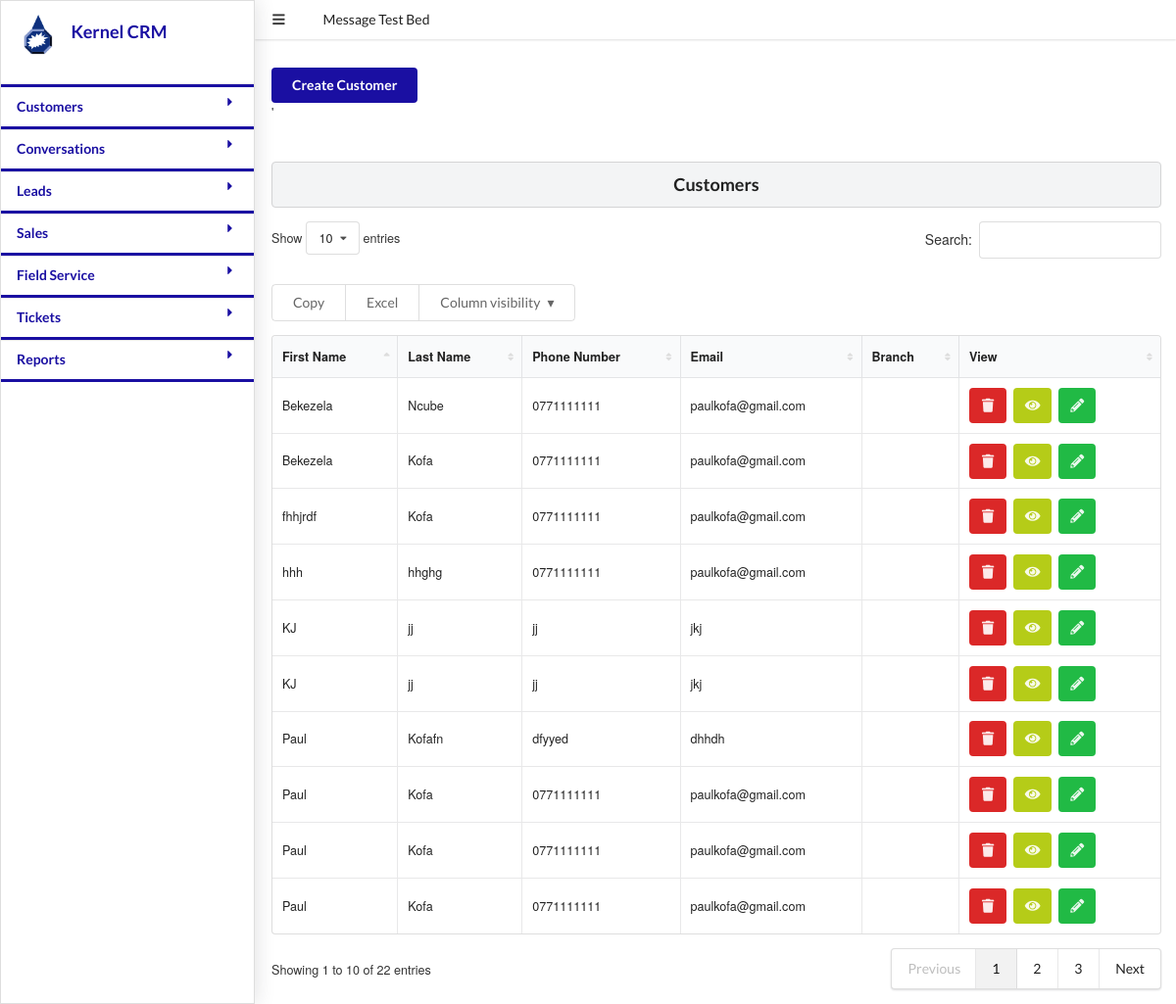
The page /customers/all/ on the database its author committed.
### crmapp/models.py (models this page shows, shortened)
class Persona(models.Model):
	first_name = models.CharField(max_length=200)
	last_name = models.CharField(max_length=200)
	email = models.CharField(max_length=200)
	phone = models.CharField(max_length=200)
	date_added = models.DateTimeField(auto_now=True)

class Customer(Persona):
	category = models.CharField(choices=customer_categories,max_length=100)
	intrests = models.ManyToManyField(Intrest)

class Persona(models.Model):
	first_name = models.CharField(max_length=200)
	last_name = models.CharField(max_length=200)
	email = models.CharField(max_length=200)
	phone = models.CharField(max_length=200)
	date_added = models.DateTimeField(auto_now=True)

### crmapp/views.py (the view)
# urls.py: path('customers/<str:slug>/' ,views.Customerhandler,name='customer_list'),
def Customerhandler(request,slug):
	template=loader.get_template('crmapp/customer_list.html')
	if slug == "all":
		customer_list=Customer.objects.all()
	else:
		customer_list = Customer.objects.filter(category=slug)
	context = {'customer_list':customer_list}
	return HttpResponse(template.render(context,request))

### crmapp/templates/crmapp/customer_list.html (shortened to what this page needs)
{% extends "base.html" %}
{% block content %}
{% load static %}
	<link rel="stylesheet" type="text/css" href="{% static 'crmapp/css/semantic.min.css'%}">
	<link rel="stylesheet" type="text/css" href="{% static 'crmapp/reportMedia/css/dataTables.semanticui.css'%}">
	<link rel="stylesheet" type="text/css" href="{% static 'crmapp/reportMedia/css/shCore.css'%}">
	<link rel="stylesheet" type="text/css" href="{% static 'crmapp/reportMedia/css/demo.css'%}">
	<link rel="stylesheet" type="text/css" href="{% static 'crmapp/css/buttons.semanticui.min.css'%}">
    <link rel="stylesheet" href="{% static 'crmapp/css/jquery-ui.min.css' %}">
</head>
<a class="ui blue button " id="" href="{% url 'customer_create'%}" >Create Customer</a>
	<div class="container">'
	<div class="ui hidden divider"></div>
        <h3 class="ui block header  center aligned  ">
 <div class="eight wide column">Customers</div>
		  </h3>
		<section>
			<table id="example" class="ui celled table" style="width:100%">
				<thead>
					<tr>
						<th>First Name</th>
						<th>Last Name</th>
						<th>Phone Number</th>
						<th>Email</th>
						<th>Branch</th>
						<th>View</th>
					</tr>
				</thead>
				<tbody>
          {% if customer_list %}
    {% for customer in customer_list %}
					<tr>
						<td>{{ customer.first_name}}</td>
						<td>{{customer.last_name}}</td>
						<td>{{customer.phone}}</td>
						<td>{{customer.email}}</td>
						<td >{{customer.branch}}</td>
						<td >
<a class="ui red icon button" href="{% url 'customer_delete' customer.id %}">
  <i class="trash icon"></i>
</a>
<a class="ui olive icon button" href="{% url 'customer_detail' customer.id %}">
  <i class="eye icon"></i>
</a>
<a href="{% url 'customer_update' customer.id %}" class="ui green icon button"><i class="pencil alternate icon"></i></a></td>
					</tr>
    {% endfor %}
{% else %}
    <p>Empty</p>
{% endif %}
			</table>
    </section>
</div>
{% endblock %}

### crmapp/templates/base.html (shortened to what this page needs)
<!DOCTYPE html>
<html>
<head>
  {% load static %}
<link rel="stylesheet" type="text/css" href="{% static 'crmapp/css/semantic.min.css' %}">
</head>
<body style = 'background-color: #ffffff'>
<div class="ui sidebar vertical left menu overlay visible" style="-webkit-transition-duration: 0.1s; overflow: visible !important;">
  <div class="item logo">
      <h3 class="ui header" style="color:#1a0fa2"><img src="{% static 'crmapp/images/logo.png'%}"  />Kernel CRM</h3>
  </div>
 <div class="ui accordion">
    <a class="title item" style="color:#182f7c"> <b>Customers</b> <i class="dropdown icon"></i>
                </a>
       <div class="title item ">
      <i class="dropdown icon"></i><b>Conversations</b>
    </div>
    <div class="title item ">
      <i class="dropdown icon"></i><b> Leads</b>
    </div>
    <div class="title item">
      <i class="dropdown icon"></i><b> Sales</b>
    </div>
        <div class="title item">
      <i class="dropdown icon"></i><b>Field Service</b>
    </div>
        <div class="title item">
      <i class="dropdown icon"></i><b>Tickets</b>
    </div>
    <a class=" title item" style=" border-bottom-style: solid !important;
   border-bottom-width: 3px !important;">
     <i class="dropdown icon"></i> <b>Reports</b>
    </a>
  </div>
</div>
<div class="pusher">
  <div class="ui menu asd borderless" style="border-radius: 0!important; border: 0; margin-left: 260px; -webkit-transition-duration: 0.1s;">
    <a class="item openbtn">
      <i class="icon content"></i>
    </a>
    <a class="item" href="{% url 'testbed' 'new'%}">Message Test Bed
                </a>
  </div>
<div class="expandedMargin" id="content" style="padding:15px;">
  {% block content %}
  {% endblock %}
  </div>
</div>
</body>
</html>

### crmapp/static/crmapp/reportMedia/css/dataTables.semanticui.css (style rules this page uses)
table.dataTable.table { margin: 0; }
table.dataTable.table thead th, table.dataTable.table thead td { position: relative; }
table.dataTable.table thead th.sorting, table.dataTable.table thead th.sorting_asc, table.dataTable.table thead th.sorting_desc, table.dataTable.table thead td.sorting, table.dataTable.table thead td.sorting_asc, table.dataTable.table thead td.sorting_desc { padding-right: 20px; }
table.dataTable.table thead th.sorting:after, table.dataTable.table thead th.sorting_asc:after, table.dataTable.table thead th.sorting_desc:after, table.dataTable.table thead td.sorting:after, table.dataTable.table thead td.sorting_asc:after, table.dataTable.table thead td.sorting_desc:after { position: absolute; top: 12px; right: 8px; display: block; font-family: Icons; }
table.dataTable.table thead th.sorting:after, table.dataTable.table thead td.sorting:after { content: "\f0dc"; color: #ddd; font-size: 0.8em; }
table.dataTable.table thead th.sorting_asc:after, table.dataTable.table thead td.sorting_asc:after { content: "\f0de"; }
table.dataTable.table td, table.dataTable.table th { -webkit-box-sizing: content-box; box-sizing: content-box; }

### crmapp/static/crmapp/reportMedia/css/demo.css (style rules this page uses)
body { font: 90%/1.45em "Helvetica Neue", HelveticaNeue, Arial, Helvetica, sans-serif; margin: 0; padding: 0; color: #333; background-color: #fff; }
div.container { max-width: 980px; margin: 0 auto; }
a { cursor: pointer; color: #3174c7; text-decoration: none; }

### crmapp/templates/base.html (style rules this page uses)
.expandedMargin { margin-left: 262px !important; }
.sidebar .item i { font-size: 24px; margin-top: -5px !important; }
.title.item { padding: .92857143em 1.14285714em !important; color:#1a0fa2 !important; border-top-style: solid !important; border-top-width: 3px !important; }
.blue.button { background-color: #1a0fa2 !important; }

### rows shown on the page
Customer: first_name "hhh", last_name "hhghg", phone "0771111111", email "paulkofa@gmail.com"
Customer: first_name "fhhjrdf", last_name "Kofa", phone "0771111111", email "paulkofa@gmail.com"
Customer: first_name "Paul", last_name "Kofafn", phone "dfyyed", email "dhhdh"
Customer: first_name "Paul", last_name "Kofa", phone "0771111111", email "paulkofa@gmail.com"
Customer: first_name "Paul", last_name "Kofa", phone "0771111111", email "paulkofa@gmail.com"
Customer: first_name "Bekezela", last_name "Ncube", phone "0771111111", email "paulkofa@gmail.com"
Customer: first_name "Paul", last_name "Kofa", phone "0771111111", email "paulkofa@gmail.com"
Customer: first_name "KJ", last_name "jj", phone "jj", email "jkj"
Customer: first_name "KJ", last_name "jj", phone "jj", email "jkj"
Customer: first_name "Bekezela", last_name "Kofa", phone "0771111111", email "paulkofa@gmail.com"
